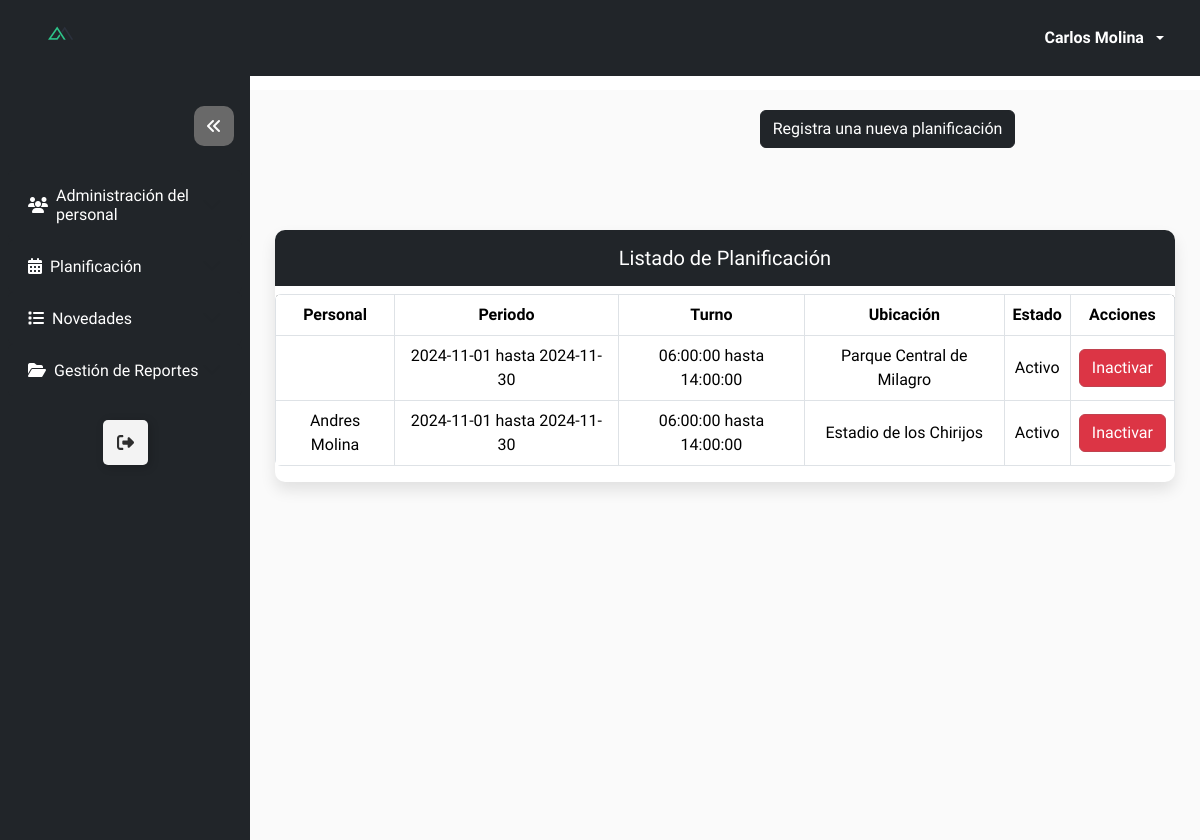
The app's page /calendario/listar_planificacion/ (signed in) with its own data.
### Modulos/Login/models.py (models this page shows, shortened)
class Usuario(AbstractBaseUser, PermissionsMixin):
    username = models.CharField(max_length=15,unique=True)
    email = models.EmailField(unique=True, max_length=50)
    nombre = models.CharField(max_length = 15, blank = True, null = True)
    apellido = models.CharField(max_length = 15, blank = True, null = True)
    cedula = models.CharField(unique=True, max_length=10, null=True)
    estado = models.BooleanField(default=True)
    is_staff = models.BooleanField(default=False)  # Permitir el acceso al admin
    is_superuser = models.BooleanField(default=False)  #Acceso completo y sin restricciones, permitiendo cualquier acción.
    primera_sesion = models.BooleanField(default=True)
    fecha_creacion = models.DateTimeField(auto_now_add=True)
    fecha_modificacion = models.DateTimeField(auto_now=True)
    rol = models.ForeignKey('Rol', on_delete=models.SET_NULL, null=True, blank=True)
    objects = UsuarioManager()
    USERNAME_FIELD = 'username'
    def __str__(self):
        return f'{self.nombre} {self.apellido}'

### Modulos/Coordinador/Calendario/models.py (models this page shows)
class TurnUsuario_Model(models.Model):
    usuario = models.ForeignKey(Usuario, on_delete = models.PROTECT)
    calendario = models.ForeignKey(Calendario_Model, on_delete = models.PROTECT)
    turno = models.ForeignKey(Turno_Model, on_delete = models.PROTECT)
    ubicacion = models.ForeignKey(Ubicacion_Model, on_delete= models.PROTECT)
    estado = models.BooleanField(default = True)
    class Meta:
        unique_together = ('usuario', 'calendario', 'turno', 'ubicacion')

class Calendario_Model(models.Model):
    fecha_inicio = models.DateField(auto_now = False)
    fecha_fin = models.DateField(auto_now = False)
    estado = models.BooleanField(default = True)
    class Meta:
        constraints = [
            models.UniqueConstraint(fields=['fecha_inicio', 'fecha_fin'], name = 'fecha_unica')
        ]
    def __str__(self):
        return f'{self.fecha_inicio} hasta {self.fecha_fin}'

### Modulos/Coordinador/Turno/models.py (models this page shows)
class Turno_Model(models.Model):
    hora_inicio = models.TimeField(auto_now = False, auto_now_add= False)
    hora_fin = models.TimeField(auto_now = False, auto_now_add= False)
    estado = models.BooleanField(default = True)
    class Meta:
        constraints = [
            models.UniqueConstraint(fields=['hora_inicio', 'hora_fin'], name='unique_hora_inicio_hora_fin')
        ]
    def __str__(self):
        return f'{self.hora_inicio} hasta {self.hora_fin}'

### Modulos/Coordinador/Ubicacion/models.py (models this page shows)
class Ubicacion_Model(models.Model):
    lugar = models.CharField(unique = True, max_length = 50)
    sector = models.CharField(max_length = 100)
    estado = models.BooleanField(default = True)
    def __str__(self):
        return f'{self.lugar}'

### Modulos/Coordinador/Calendario/views.py (the view)
# urls.py: path('listar_planificacion/', CalendarioUsuario_View.as_view(), name = 'listar_planificacion'),
class CalendarioUsuario_View(LoginRequiredMixin, RoleRequiredMixin, ListView):
    model = TurnUsuario_Model
    required_role = 'Coordinador'
    template_name = 'listado_planificacion.html'
    context_object_name = 'calendarioUs'
    paginate_by = 5
    def get_context_data(self, **kwargs):
        context = super().get_context_data(**kwargs)
        context['dirurl'] = reverse('calendario:crear_planificacion')
        context['title_table'] = 'Listado de Planificación'
        return context

### Modulos/Login/mixin.py (called while the page is built)
    def dispatch(self, request, *args, **kwargs):
        if not request.user.rol or request.user.rol.name != self.required_role:
            return redirect(reverse('login:acceso_restringido'))
        return super().dispatch(request, *args, **kwargs)

### Modulos/Login/utils.py (called while the page is built)
def configuracion_completa():
    rol = Rol.objects.filter(name='Coordinador', estado=True).exists()
    usuario_coordinador = Usuario.objects.filter(rol__name='Coordinador', estado=True).exists()
    return rol and usuario_coordinador

### Modulos/Coordinador/Calendario/templates/listado_planificacion.html (shortened to what this page needs)
{% extends 'modulos.html' %}
{% load static %}
{% block btnTitle %}
<a class="btn btn-dark btn-add" href="{{ dirurl }}">
    Registra una nueva planificación
</a>
{% endblock %}
{% block thead %}
<th> Personal </th>
<th> Periodo </th>
<th> Turno </th>
<th> Ubicación </th>
<th> Estado </th>
<th> Acciones </th>
{% endblock %}
{% block tbody %}
{% if calendarioUs %}
{% for i in calendarioUs %}
<tr>
    <td> {{i.usuario}} </td>
    <td> {{i.calendario}} </td>
    <td> {{i.turno}} </td>
    <td> {{i.ubicacion}} </td>
    {% if i.estado == True %}
    <td> Activo </td>
    {% else %}
    <td> Inactivo </td>
    {% endif %}
    <td>
        <form action="{% url 'calendario:InactivarActivarPlanificacion' i.id %}" method="post" style="display: inline;">
            {% if i.estado %}
            <button type="submit" class="btn btn-danger">Inactivar</button>
            {% else %}
            <button type="submit" class="btn btn-success">Activar</button>
            {% endif %}
        </form>
    </td>
</tr>
{% endfor %}
{% else %}
<tr>
    <td colspan="6"> No existen planificaciones </td>
</tr>
{% endif %}
{% endblock %}

### templates/navbar.html (shortened to what this page needs)
{% load static %}
<nav class="navbar navbar-expand-lg navbar-dark bg-dark sticky-top">
    <div class="container-fluid">
        <a href="/" class="navbar-brand">
            <img src="{% static 'img/inci_manager.png' %}" class="mx-4" width="50px">
        </a>
        <div class="collapse navbar-collapse justify-content-end" id="navbarContent">
            <ul class="navbar-nav mb-2 mb-lg-0">
                <li class="nav-item dropdown mx-3 my-auto">
                    <a class="nav-link dropdown-toggle text-white d-flex align-items-center" href="#" role="button"
                        data-bs-toggle="dropdown" aria-expanded="false">
                        <span class="me-2"><b>{{ nombre }} {{ apellido }}</b></span>
                    </a>
                </li>
            </ul>
        </div>
    </div>
</nav>

### static/css/style.css (style rules this page uses)
:root { --bg-color: #FAFAFA; --sidebar-bg: rgb(18, 23, 30); --sidebar-hover-bg: beige; --sidebar-text-color: white; --sidebar-hover-text: black; --arrow-bg: dimgrey; --arrow-hover-bg: rgb(218, 218, 218); --arrow-hover-color: #12171e; --transition-speed: 0.5s; }

### static/css/style_tabla.css (style rules this page uses)
.table td, .table th { vertical-align: middle; }
.table th, td { padding: 40px; text-align: center; }

### records on screen
Usuario: nombre "Carlos", apellido "Molina"
TurnUsuario_Model: calendario "2024-11-01 hasta 2024-11-30", turno "06:00:00 hasta 14:00:00", ubicacion "Parque Central de Milagro", estado "Activo"
TurnUsuario_Model: usuario "Andres Molina", calendario "2024-11-01 hasta 2024-11-30", turno "06:00:00 hasta 14:00:00", ubicacion "Estadio de los Chirijos", estado "Activo"

### other values on screen
{{ title_table }} "Listado de Planificación"
